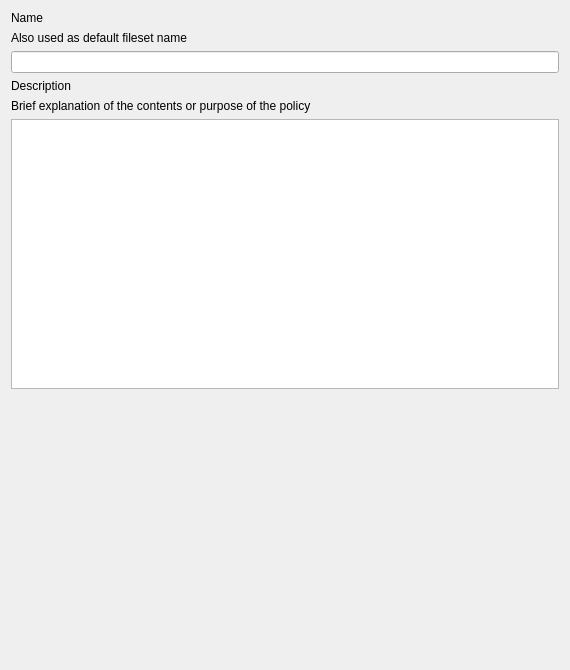
<?xml version="1.0" encoding="UTF-8"?>
<ui version="4.0">
 <class>PolicyGeneralForm</class>
 <widget class="QWidget" name="PolicyGeneralForm">
  <property name="geometry">
   <rect>
    <x>0</x>
    <y>0</y>
    <width>570</width>
    <height>670</height>
   </rect>
  </property>
  <property name="minimumSize">
   <size>
    <width>350</width>
    <height>530</height>
   </size>
  </property>
  <property name="windowTitle">
   <string>Form</string>
  </property>
  <layout class="QGridLayout" name="gridLayout">
   <item row="1" column="0">
    <widget class="QLabel" name="lTipName">
     <property name="text">
      <string>Also used as default fileset name</string>
     </property>
    </widget>
   </item>
   <item row="4" column="0">
    <widget class="QLabel" name="lTipDescription">
     <property name="text">
      <string>Brief explanation of the contents or purpose of the policy</string>
     </property>
    </widget>
   </item>
   <item row="3" column="0">
    <widget class="QLabel" name="label_5">
     <property name="text">
      <string>Description</string>
     </property>
    </widget>
   </item>
   <item row="2" column="0">
    <widget class="QLineEdit" name="editName"/>
   </item>
   <item row="6" column="0">
    <spacer name="verticalSpacer">
     <property name="orientation">
      <enum>Qt::Vertical</enum>
     </property>
     <property name="sizeHint" stdset="0">
      <size>
       <width>20</width>
       <height>40</height>
      </size>
     </property>
    </spacer>
   </item>
   <item row="0" column="0">
    <widget class="QLabel" name="label">
     <property name="text">
      <string>Name</string>
     </property>
    </widget>
   </item>
   <item row="5" column="0">
    <widget class="QTextEdit" name="textDescription">
     <property name="sizePolicy">
      <sizepolicy hsizetype="Expanding" vsizetype="MinimumExpanding">
       <horstretch>0</horstretch>
       <verstretch>0</verstretch>
      </sizepolicy>
     </property>
     <property name="minimumSize">
      <size>
       <width>0</width>
       <height>0</height>
      </size>
     </property>
     <property name="tabChangesFocus">
      <bool>true</bool>
     </property>
    </widget>
   </item>
  </layout>
 </widget>
 <tabstops>
  <tabstop>editName</tabstop>
  <tabstop>textDescription</tabstop>
 </tabstops>
 <resources/>
 <connections/>
</ui>
